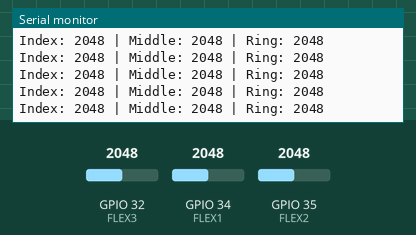
This sketch was run on a simulated ESP32. On the bench: the last lines printed to the serial monitor. Inputs (shaded band) come from the test bench; at power-on: GPIO 32 (FLEX3) = 2048, GPIO 34 (FLEX1) = 2048, GPIO 35 (FLEX2) = 2048.

Above: at 2.2 s.
2.3 s: GPIO 32 (FLEX3) set to 2866
At 2.56 s:
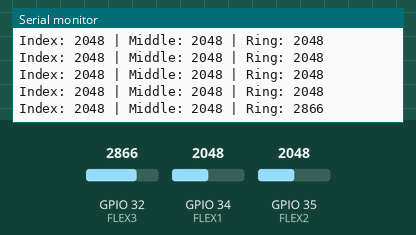
3.8 s: GPIO 34 (FLEX1) set to 2866
At 3.96 s:
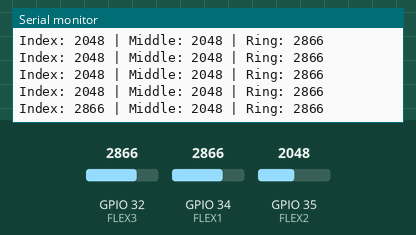
5.3 s: GPIO 35 (FLEX2) set to 2866
At 5.37 s:
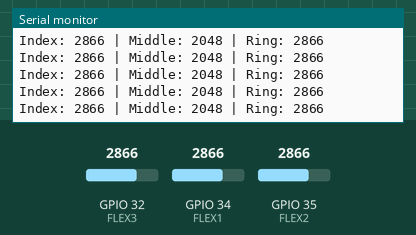
6.8 s: GPIO 32 (FLEX3) set to 3603
At 6.97 s:
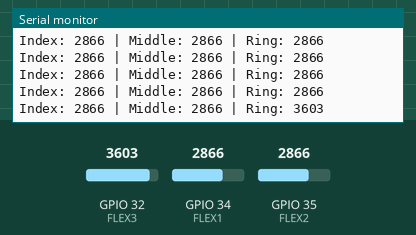
8.3 s: GPIO 34 (FLEX1) set to 3603
At 8.38 s:
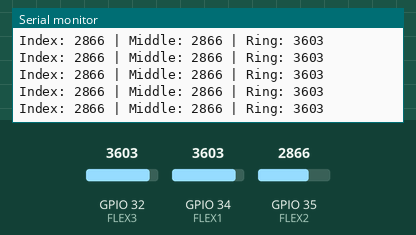
9.8 s: GPIO 35 (FLEX2) set to 3603
At 9.98 s:
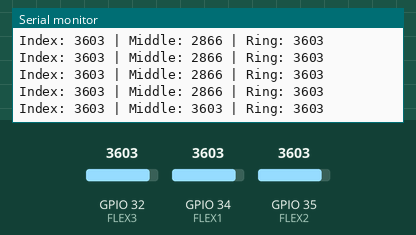
Timing chart, 0 to 12.3 s (numbered marks = the images above; inputs shaded):
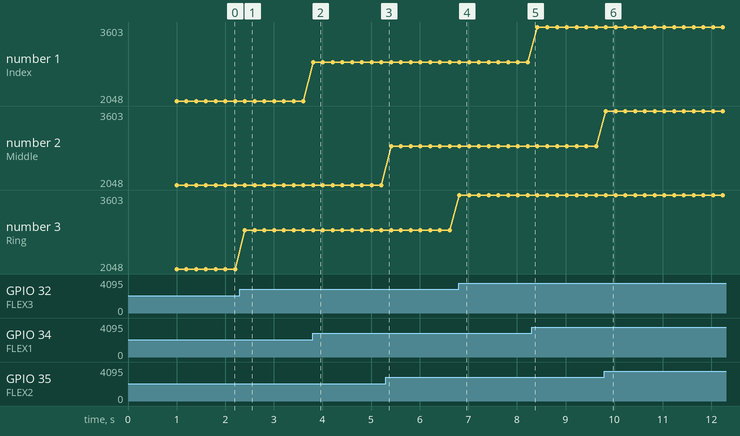

Measured:
- after the input at 2.3 s, the serial monitor: prints a new line after 0.10 s (image 1)
- after the input at 3.8 s, the serial monitor: prints a new line at once (image 2)
- after the input at 6.8 s, the serial monitor: prints a new line at once (image 4)
- after the input at 9.8 s, the serial monitor: prints a new line at once (image 6)
- plotted number 3: 2048 → 2866 after the input at 2.3 s, 2866 → 3603 after the input at 6.8 s

The sketch:

Flex_Sensor_Test.ino
```cpp
// ===== Flex Sensor Pins =====
#define FLEX1 34   // Index finger
#define FLEX2 35   // Middle finger
#define FLEX3 32   // Ring finger

void setup() {
  Serial.begin(115200);
  delay(1000);
  Serial.println("ESP32 Flex Sensor Test");
}

void loop() {
  int flex1 = analogRead(FLEX1);
  int flex2 = analogRead(FLEX2);
  int flex3 = analogRead(FLEX3);

  Serial.print("Index: ");
  Serial.print(flex1);
  Serial.print(" | Middle: ");
  Serial.print(flex2);
  Serial.print(" | Ring: ");
  Serial.println(flex3);

  delay(200);   // refresh rate
}
```
